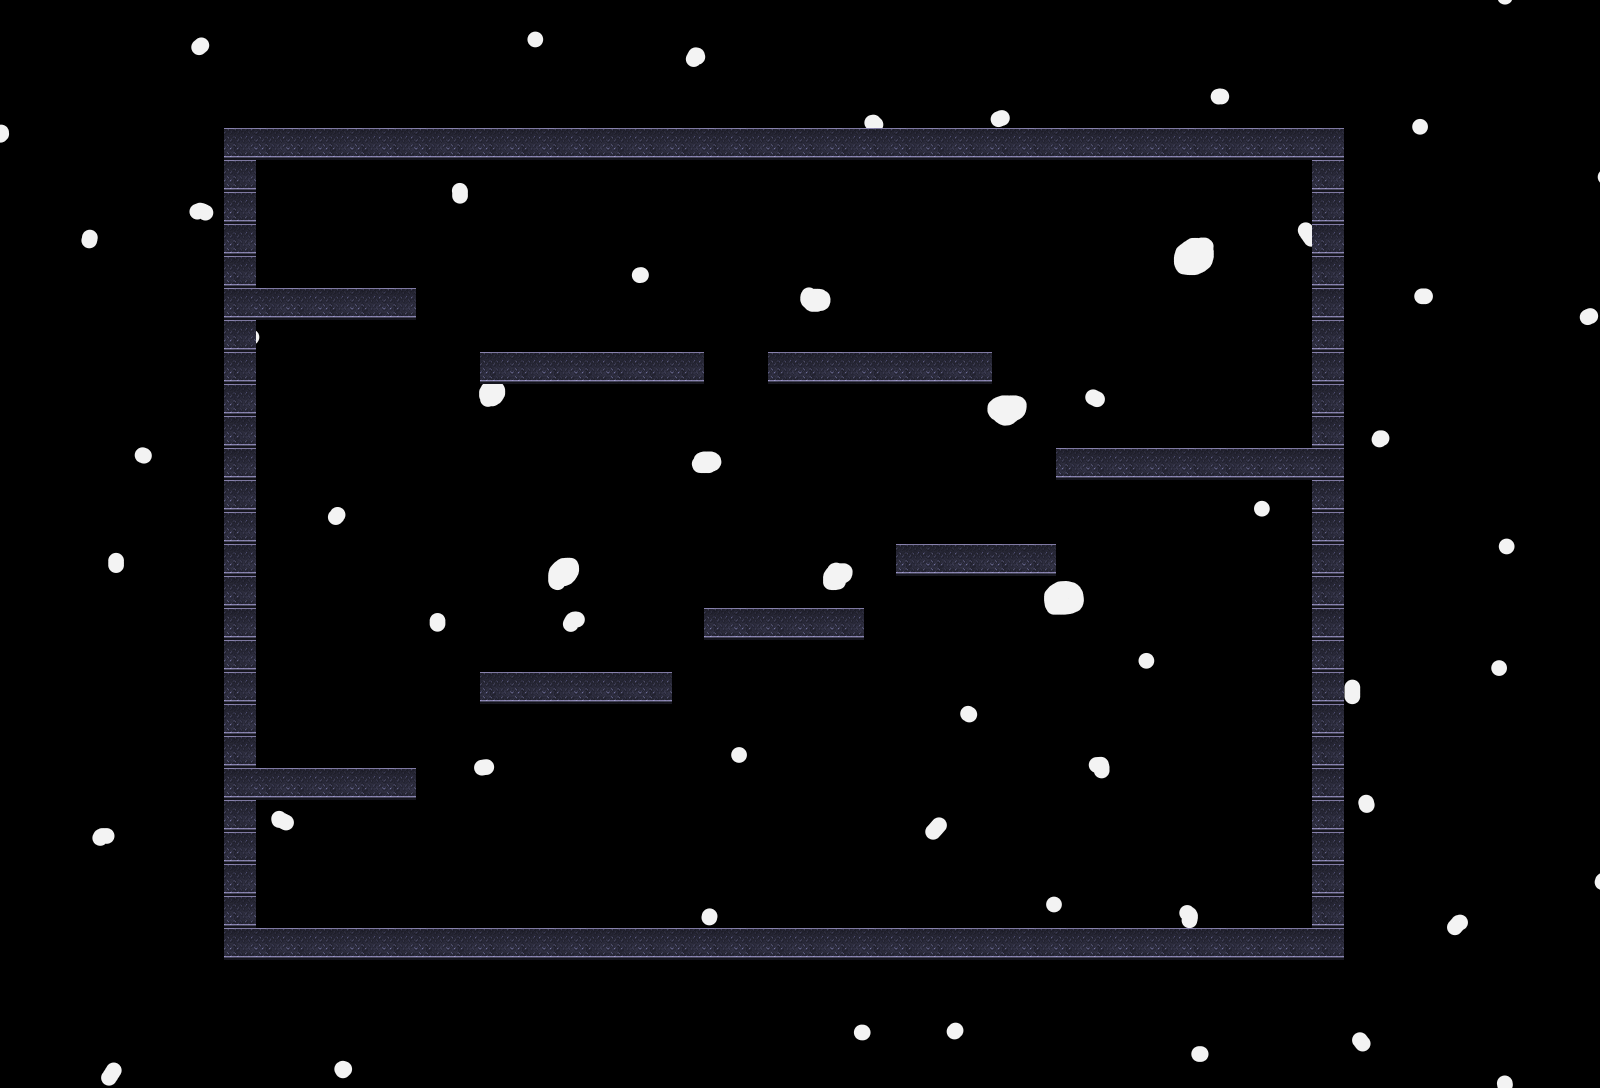

The image is a tile-based game level rendered from a .tmx file. Its description and source (layers, tilesets, objects; grid data summarised) follow:
An orthogonal 50x34 tile map with 32x32 px tiles, 2 tile layers (Background, Foreground), 1 image layer and 27 objects (5x CoinEntity, 4x me.Trigger, 3x Heart, 2x Enemy, mainPlayer).

<map version="1.9" tiledversion="1.9.2" orientation="orthogonal" renderorder="right-down" width="50" height="34" tilewidth="32" tileheight="32" infinite="0" nextlayerid="9" nextobjectid="35">
 <tileset firstgid="1" source="retrowave.tsx" />
 <imagelayer id="8" name="Parallax">
  <image source="../img/space background.png" width="1920" height="1088" />
 </imagelayer>
 <layer id="1" name="Background" width="50" height="34">
  <properties>
   <property name="Ratio" type="float" value="0.25" />
  </properties>
  <data>[1700 cells, 0 non-empty, 0 distinct tile ids]</data>
 </layer>
 <layer id="7" name="Foreground" width="50" height="34">
  <data>[1700 cells, 166 non-empty, 1 distinct tile ids]</data>
 </layer>
 <objectgroup id="6" name="Player">
  <object id="1" name="mainPlayer" x="1148.93" y="850.51" width="59" height="51">
   <properties>
    <property name="frameheight" type="int" value="29" />
    <property name="framewidth" type="int" value="28" />
    <property name="image" value="astronaut_red" />
   </properties>
  </object>
 </objectgroup>
 <objectgroup id="5" name="CoinEntity">
  <object id="18" name="CoinEntity" x="617.55" y="847.336" width="70" height="70">
   <properties>
    <property name="frameheight" type="int" value="70" />
    <property name="framewidth" type="int" value="70" />
    <property name="image" value="coin" />
   </properties>
  </object>
  <object id="20" name="CoinEntity" x="939.25" y="463.881" width="70" height="70">
   <properties>
    <property name="frameheight" type="int" value="70" />
    <property name="framewidth" type="int" value="70" />
    <property name="image" value="coin" />
   </properties>
  </object>
  <object id="21" name="CoinEntity" x="742.496" y="527.072" width="70" height="70">
   <properties>
    <property name="frameheight" type="int" value="70" />
    <property name="framewidth" type="int" value="70" />
    <property name="image" value="coin" />
   </properties>
  </object>
  <object id="22" name="CoinEntity" x="551.486" y="269.999" width="70" height="70">
   <properties>
    <property name="frameheight" type="int" value="70" />
    <property name="framewidth" type="int" value="70" />
    <property name="image" value="coin" />
   </properties>
  </object>
  <object id="19" name="CoinEntity" x="850.208" y="843.027" width="70" height="70">
   <properties>
    <property name="frameheight" type="int" value="70" />
    <property name="framewidth" type="int" value="70" />
    <property name="image" value="coin" />
   </properties>
  </object>
 </objectgroup>
 <objectgroup id="4" name="HealthEntity">
  <object id="23" name="Heart" x="547.178" y="606.061" width="50" height="50">
   <properties>
    <property name="frameheight" type="int" value="50" />
    <property name="framewidth" type="int" value="50" />
    <property name="image" value="lifeicon" />
   </properties>
  </object>
  <object id="28" name="Heart" x="346.115" y="703.72" width="50" height="50">
   <properties>
    <property name="frameheight" type="int" value="50" />
    <property name="framewidth" type="int" value="50" />
    <property name="image" value="lifeicon" />
   </properties>
  </object>
  <object id="29" name="Heart" x="870.315" y="298.722" width="50" height="50">
   <properties>
    <property name="frameheight" type="int" value="50" />
    <property name="framewidth" type="int" value="50" />
    <property name="image" value="lifeicon" />
   </properties>
  </object>
 </objectgroup>
 <objectgroup id="3" name="Enemies">
  <object id="16" name="Enemy" x="267.126" y="847.336" width="219.733" height="76.1166">
   <properties>
    <property name="image" value="xeon" />
   </properties>
  </object>
  <object id="17" name="Enemy" x="1061.32" y="364.785" width="219.733" height="76.1166">
   <properties>
    <property name="image" value="xeon" />
   </properties>
  </object>
 </objectgroup>
 <objectgroup id="2" name="collisionLayer">
  <object id="2" x="224.041" y="132.127" width="31.5956" height="822.921" />
  <object id="3" x="224.041" y="929.197" width="1117.33" height="25.8509" />
  <object id="4" x="1309.78" y="123.51" width="31.5956" height="832.974" />
  <object id="5" x="226.914" y="126.382" width="1117.33" height="31.5956" />
  <object id="6" x="224.041" y="284.36" width="191.01" height="33.0317" />
  <object id="8" x="481.114" y="353.296" width="222.605" height="25.8509" />
  <object id="9" x="769.783" y="353.296" width="222.605" height="27.2871" />
  <object id="10" x="226.914" y="768.347" width="192.446" height="25.8509" />
  <object id="11" x="479.678" y="672.124" width="195.318" height="27.2871" />
  <object id="12" x="703.72" y="610.369" width="162.286" height="25.8509" />
  <object id="13" x="897.602" y="544.306" width="156.542" height="27.2871" />
  <object id="15" x="1055.58" y="449.519" width="285.796" height="28.7233" />
  <object id="30" name="me.Trigger" gid="39" x="322.934" y="244.35" width="32" height="32" />
  <object id="32" name="me.Trigger" gid="55" x="322.791" y="275.888" width="32" height="32" />
  <object id="33" name="me.Trigger" gid="38" x="290.736" y="244.819" width="32" height="32" />
  <object id="34" name="me.Trigger" gid="54" x="290.243" y="275.888" width="32" height="32" />
 </objectgroup>
</map>
